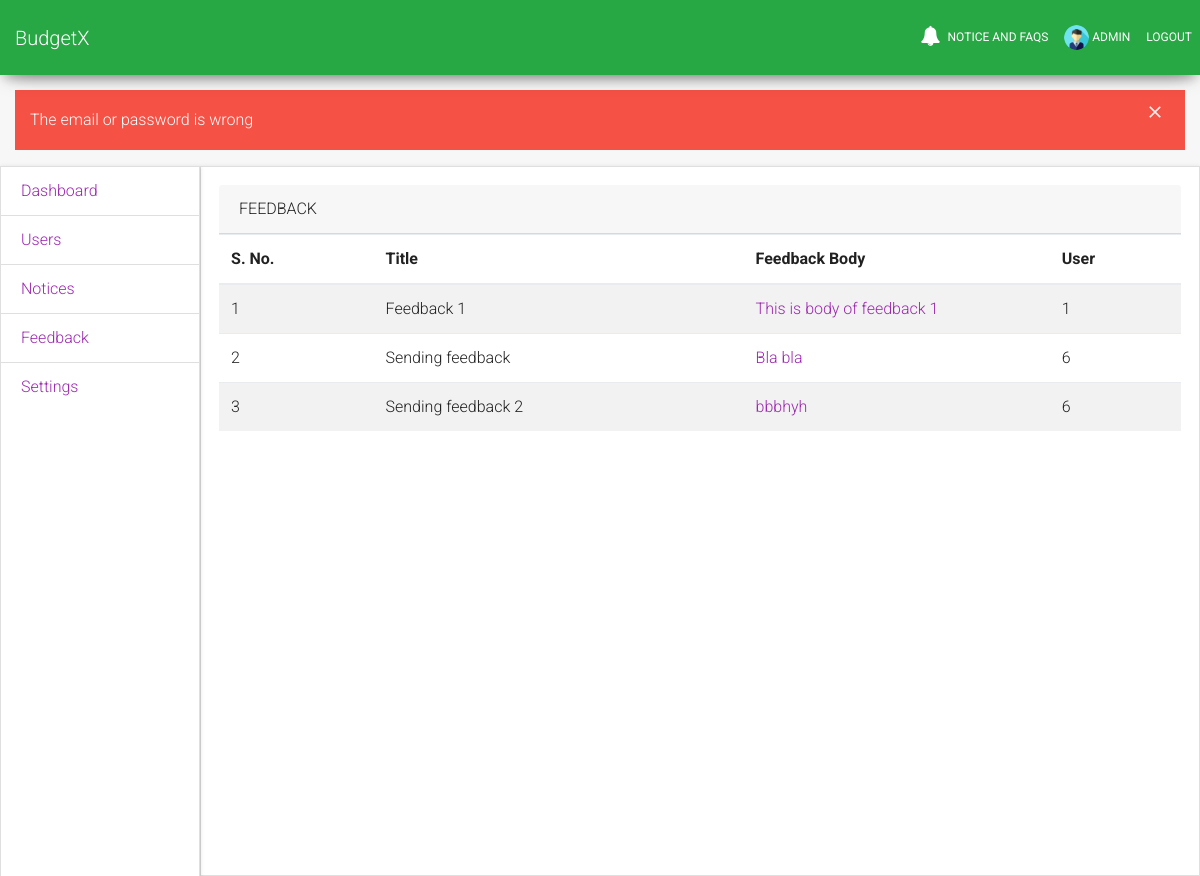
Screenshot of /dashboard_admin.php?type=feedback (signed in) with the database file from the repository.
### tables this page shows
CREATE TABLE IF NOT EXISTS `users` (
  `id` int(11) NOT NULL AUTO_INCREMENT,
  `role_id` int(11) DEFAULT '2',
  `image_path` varchar(255) DEFAULT '/media/default.png',
  `name` text,
  `email` varchar(255) DEFAULT NULL,
  `password` text,
  `hash` text,
  `active` int(11) DEFAULT '0',
  `count` int(11) DEFAULT '0',
  `quote_pref` int(11) DEFAULT NULL,
  PRIMARY KEY (`id`),
  UNIQUE KEY `email` (`email`),
  KEY `role_id` (`role_id`),
  CONSTRAINT `users_ibfk_5` FOREIGN KEY (`role_id`) REFERENCES `roles` (`id`)
);

CREATE TABLE IF NOT EXISTS `feedback` (
  `id` int(11) NOT NULL AUTO_INCREMENT,
  `title` text,
  `body` text,
  `user_id` int(11) DEFAULT NULL,
  `created_at` timestamp NOT NULL DEFAULT CURRENT_TIMESTAMP ON UPDATE CURRENT_TIMESTAMP,
  `updated_at` timestamp NOT NULL DEFAULT CURRENT_TIMESTAMP,
  PRIMARY KEY (`id`),
  KEY `FK_feedback_users` (`user_id`),
  CONSTRAINT `FK_feedback_users` FOREIGN KEY (`user_id`) REFERENCES `users` (`id`)
);

### dashboard/dashboard_feedback.php (the view, shortened to what this page needs)
<h6 class="card-header">Feedback</h6>
<table class="table table-striped">
	<thead>
		<tr>
			<th>S. No.</th>
			<th>Title</th>
			<th>Feedback Body</th>
			<th>User</th>
		</tr>
	</thead>
	<tbody>
		<?php
			$sql = "select * from feedback";
			$result = mysqli_query($conn,$sql);
			$sno = 1;
			while($row = mysqli_fetch_assoc($result)){
		?>
		<tr>
			<td><?= $sno ?></td>
			<td><?= $row['title'] ?></td>
			<td class="text-truncate" style="max-width: 1px;">
				<a href="#" data-toggle="modal" data-target="#exampleModal_<?=$sno?>">
					<?= $row['body'] ?>
				</a>
			</td>
			<td><?=$row['user_id']?></td>
		</tr>
		<?php
				$sno++;
			}
		?>
	</tbody>
</table>

### partial_nav.php (shortened to what this page needs)
<nav class="navbar navbar-expand-lg bg-success fixed-top">
  	<a class="navbar-brand" href="/budgetx">BudgetX</a>
	<div class="collapse navbar-collapse" id="navbarSupportedContent">
	<ul class="navbar-nav ml-auto">
		<li class="nav-item">
			<a class="nav-link" href="notice.php">
				<i class="fa fa-bell"></i>
				Notice and FAQs
			</a>
		</li>
		<?php
		if(isset($_SESSION['logged_in']) && $_SESSION['logged_in'] == true){
		?>
			<li class="nav-item">
				<a class="nav-link" href="/budgetx/overview.php/?type=profile">
					<?php
						$uid = $_SESSION['user'];
						$result = mysqli_query($conn,"SELECT image_path,name FROM users WHERE id = $uid");
						$row = mysqli_fetch_assoc($result);
						$image = $row['image_path'];
					?>
					<img src="<?=$image?>" alt="image here" style="width: 25px; height:25px;" class="rounded-circle">
					<?=$row['name']?>
				</a>
			</li>
			<li class="nav-item">
				<a class="nav-link" href="\budgetx\database\logout.php">Logout</a>
			</li>
		<?php
		}
		?>
	</ul>
	</div>
</nav>

### assets/custom.css (style rules this page uses)
body { padding-top:90px; margin-bottom: 15px; height: 100%; background-color: #f7f7f7; }
html { position: relative; padding: 0px; height: 100%; }
.navbar { border-radius: 0; }

### rows the page displays
users: image_path (placeholder picture), name "ADMIN"
feedback: title "Feedback 1", body "This is body of feedback 1", user "1"
feedback: title "Sending feedback", body "Bla bla", user "6"
feedback: title "Sending feedback 2", body "bbbhyh", user "6"

### other values shown
$_SESSION['error'] "The email or password is wrong"
